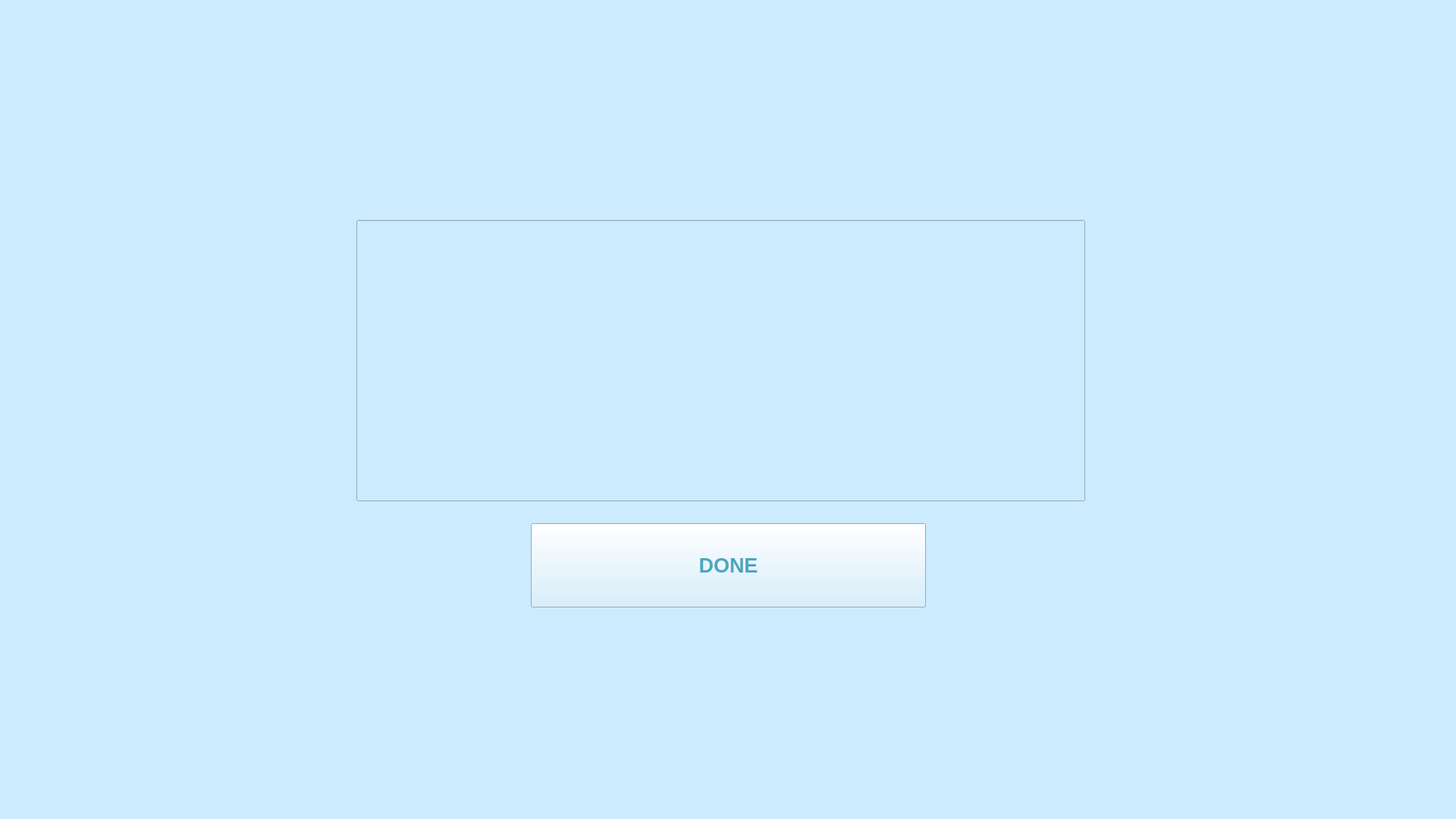
<?xml version="1.0" encoding="UTF-8"?>
<ui version="4.0">
 <class>tweet</class>
 <widget class="QWidget" name="tweet">
  <property name="geometry">
   <rect>
    <x>0</x>
    <y>0</y>
    <width>1920</width>
    <height>1080</height>
   </rect>
  </property>
  <property name="windowTitle">
   <string>new Tweet</string>
  </property>
  <property name="styleSheet">
   <string notr="true">background-color:
rgb(204, 235, 255)</string>
  </property>
  <widget class="QLineEdit" name="lineEdit">
   <property name="geometry">
    <rect>
     <x>470</x>
     <y>290</y>
     <width>961</width>
     <height>371</height>
    </rect>
   </property>
   <property name="font">
    <font>
     <pointsize>30</pointsize>
    </font>
   </property>
  </widget>
  <widget class="QPushButton" name="pushButton">
   <property name="geometry">
    <rect>
     <x>700</x>
     <y>690</y>
     <width>521</width>
     <height>111</height>
    </rect>
   </property>
   <property name="font">
    <font>
     <pointsize>20</pointsize>
     <bold>true</bold>
    </font>
   </property>
   <property name="autoFillBackground">
    <bool>false</bool>
   </property>
   <property name="styleSheet">
    <string notr="true">color : 
qlineargradient(spread:pad, x1:0, y1:0, x2:1, y2:1, stop:0 rgba(0, 19, 124, 255), stop:0.295775 rgba(29, 44, 177, 255), stop:0.591549 rgba(80, 89, 207, 255), stop:1 rgba(79, 165, 189, 255))</string>
   </property>
   <property name="text">
    <string>DONE</string>
   </property>
  </widget>
 </widget>
 <resources/>
 <connections/>
</ui>
